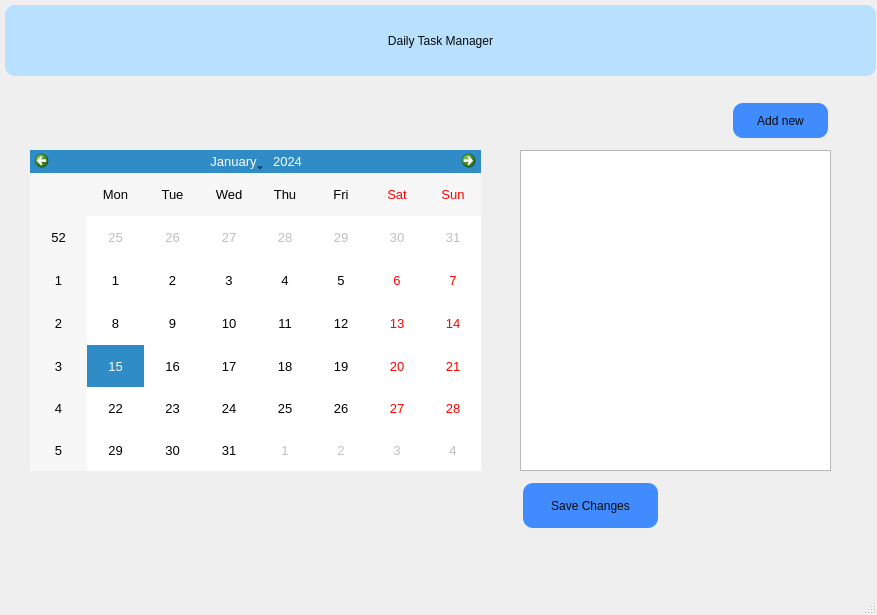
<?xml version="1.0" encoding="UTF-8"?>
<ui version="4.0">
 <class>MainWindow</class>
 <widget class="QMainWindow" name="MainWindow">
  <property name="geometry">
   <rect>
    <x>0</x>
    <y>0</y>
    <width>877</width>
    <height>615</height>
   </rect>
  </property>
  <property name="mouseTracking">
   <bool>true</bool>
  </property>
  <property name="tabletTracking">
   <bool>false</bool>
  </property>
  <property name="windowTitle">
   <string>MainWindow</string>
  </property>
  <widget class="QWidget" name="centralwidget">
   <widget class="QCalendarWidget" name="calendarWidget">
    <property name="geometry">
     <rect>
      <x>30</x>
      <y>150</y>
      <width>451</width>
      <height>321</height>
     </rect>
    </property>
    <property name="styleSheet">
     <string notr="true">font:10pt;</string>
    </property>
   </widget>
   <widget class="QListWidget" name="tasksListWidget">
    <property name="geometry">
     <rect>
      <x>520</x>
      <y>150</y>
      <width>311</width>
      <height>321</height>
     </rect>
    </property>
    <property name="layoutDirection">
     <enum>Qt::LeftToRight</enum>
    </property>
    <property name="styleSheet">
     <string notr="true">font:12pt;</string>
    </property>
   </widget>
   <widget class="QPushButton" name="pushButton">
    <property name="geometry">
     <rect>
      <x>520</x>
      <y>480</y>
      <width>141</width>
      <height>51</height>
     </rect>
    </property>
    <property name="cursor">
     <cursorShape>OpenHandCursor</cursorShape>
    </property>
    <property name="mouseTracking">
     <bool>false</bool>
    </property>
    <property name="styleSheet">
     <string notr="true">font: 11pt &quot;MS Shell Dlg 2&quot;;
background: rgb(0, 117, 0);
color:white;
border-radius:10px;
padding:10px;
margin:3px;
background-color: rgb(64, 140, 255);
color: rgb(8, 8, 8);</string>
    </property>
    <property name="text">
     <string>Save Changes</string>
    </property>
   </widget>
   <widget class="QPushButton" name="pushButton_2">
    <property name="geometry">
     <rect>
      <x>730</x>
      <y>100</y>
      <width>101</width>
      <height>41</height>
     </rect>
    </property>
    <property name="styleSheet">
     <string notr="true">font: 11pt &quot;MS Shell Dlg 2&quot;;
background: rgb(0, 117, 0);
color:white;
border-radius:10px;
padding:10px;
margin:3px;
color: rgb(8, 8, 8);
background-color: rgb(64, 140, 255);</string>
    </property>
    <property name="text">
     <string>Add new</string>
    </property>
   </widget>
   <widget class="QLabel" name="label">
    <property name="geometry">
     <rect>
      <x>0</x>
      <y>0</y>
      <width>881</width>
      <height>81</height>
     </rect>
    </property>
    <property name="styleSheet">
     <string notr="true">font: 24pt &quot;MS Shell Dlg 2&quot;;
background: rgb(0, 117, 0);
color:white;
border-radius:10px;
padding:10px;
margin:5px;
background-color: rgb(96, 157, 255);
background-color: rgb(184, 224, 255);
color: rgb(8, 8, 8);</string>
    </property>
    <property name="text">
     <string>Daily Task Manager</string>
    </property>
    <property name="alignment">
     <set>Qt::AlignCenter</set>
    </property>
   </widget>
  </widget>
  <widget class="QMenuBar" name="menubar">
   <property name="geometry">
    <rect>
     <x>0</x>
     <y>0</y>
     <width>877</width>
     <height>26</height>
    </rect>
   </property>
  </widget>
  <widget class="QStatusBar" name="statusbar"/>
 </widget>
 <resources/>
 <connections/>
</ui>
